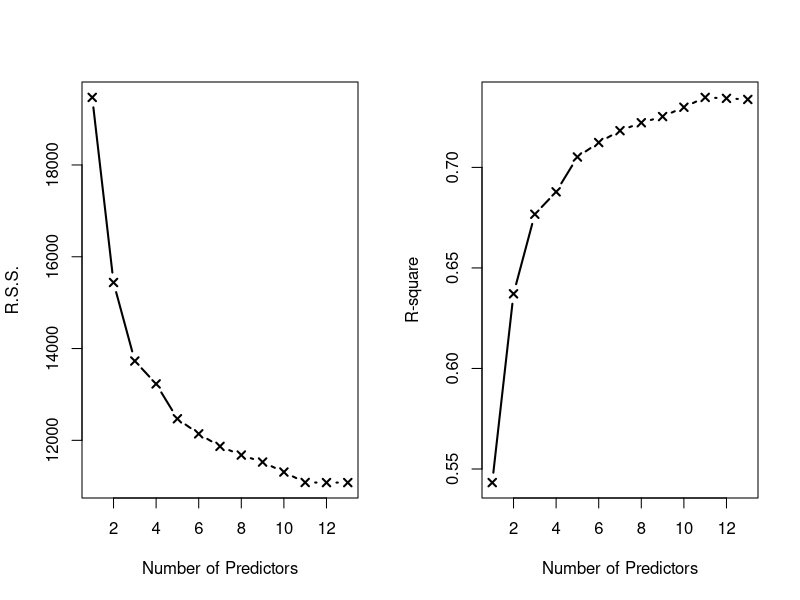
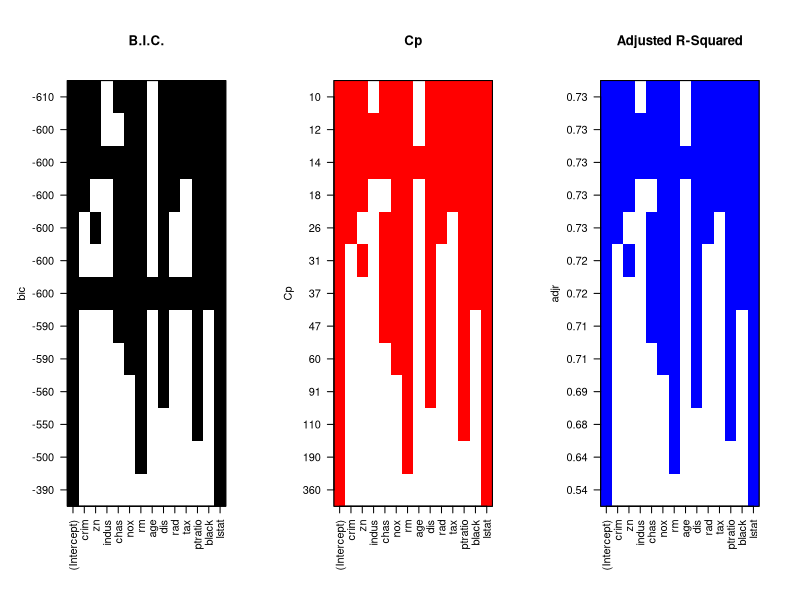
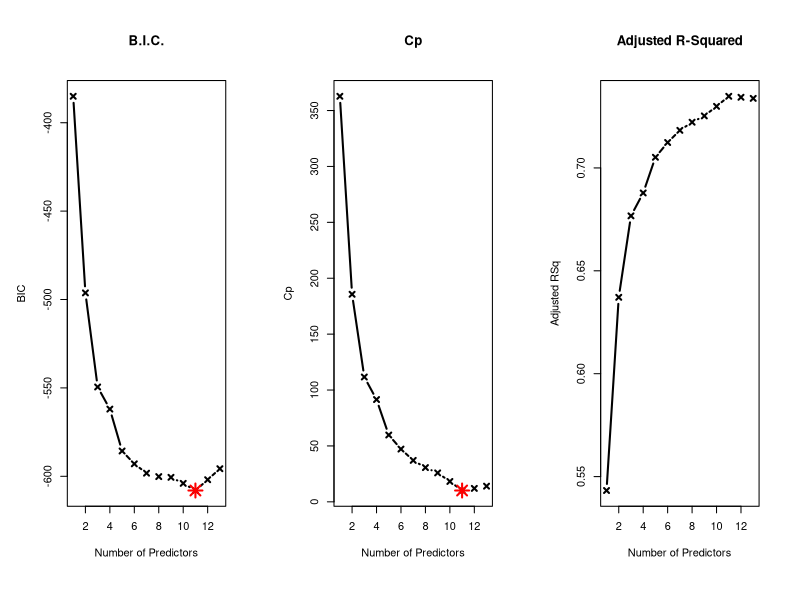

Source code (R) for these figures, in order: (Note: this script raises an error after producing the figures.)
# Assignment 1, Machine Learning
# Fergus Walsh
# Due 5th February, Epiphany Term, 2021

library(pls)
library(glmnet)
library(boot)
library(leaps)
library(MASS)
data("Boston")

set.seed(999)

# Introduction
sum(is.na(Boston))
names(Boston)
help(Boston)

# Model 1: Full LS
model1 <- glm(medv ~ ., data = Boston)
summary(model1)

# K-fold Cross Validation
cv.err.1 = rep(0,50)
for (i in 1:50){
  cv.err.1[i] = cv.glm(Boston, model1, K = 5)$delta[1]
}
mean(cv.err.1)

# Model 2: Best Subset
model2 = regsubsets(medv ~ ., Boston, nvmax = 13)
summary(model2)
results2 = summary(model2)
cbind(results2$rss, results2$rsq, results2$cp, results2$bic, results2$adjr2) 

# Figure 1
par(mfrow=c(1, 2))
plot(results2$rss, xlab = "Number of Predictors", ylab = "R.S.S.", type = "b", lwd = 2, pch = 4)
plot(results2$adjr2, xlab = "Number of Predictors", ylab = "R-square", type = "b", lwd = 2, pch = 4)

which.min(results2$cp)
which.min(results2$bic)
which.max(results2$adjr2)

# Figure 2
par(mfrow=c(1, 3))
plot(model2, scale = "bic", main = "B.I.C.", col = "black")
plot(model2, scale = "Cp", main = "Cp", col = "red")
plot(model2, scale = "adjr", main = "Adjusted R-Squared", col = "blue")

# Figure 3
par(mfrow=c(1,3))
plot(results2$bic, xlab = "Number of Predictors", ylab = "BIC", type = 'b', lwd = 2, main = "B.I.C.", pch = 4)
points(11, results2$bic[11], col = "red", cex = 2, pch = 8, lwd = 2)
plot(results2$cp, xlab = "Number of Predictors", ylab = "Cp", type = 'b', lwd = 2, main = "Cp", pch = 4)
points(11, results2$cp[11], col = "red", cex = 2, pch = 8, lwd = 2)
plot(results2$adjr2, xlab = "Number of Predictors", ylab = "Adjusted RSq", type = "b", lwd = 2, main = "Adjusted R-Squared", pch = 4)
points(11, results3$adjr2[11],  col = "red", cex = 2, pch = 8, lwd = 2)

coef(model2, 11)

# Predictive Performance, Model 2 chosen by Best Subset selection
model2b = glm(medv ~ crim + zn + chas + nox + rm + dis + rad + tax + ptratio + black + lstat, data = Boston)
summary(model2b)
cv.err.2 = rep(0,50)
for (i in 1:50){
  cv.err.2[i] = cv.glm(Boston, model2b, K = 5)$delta[1]
}
mean(cv.err.2)

# Model 3: Ridge Regression
# Preparing data for glmnet() function
y = Boston$medv
x = model.matrix(medv ~., Boston)[,] # Note, if "[,-14]" then no coefficent for lstat in coef(model4). Inspecting x it seems to be okay

model3 = glmnet(x, y, alpha = 0)
model3$lambda
model3$beta[,1:3]
coef(model3)[,1:3]

# Selecting the optimum lambda value
model3.min = rep(0, 50)
model3.1se = rep(0, 50)

for (i in 1:50){
  model3.cv = cv.glmnet(x, y, alpha = 0)
  model3.min[i] = model3.cv$lambda.min
  model3.1se[i] = model3.cv$lambda.1se
}
mean(model3.min)
mean(model3.1se)
model3.cvm <- model3.cv$cvm
model3.cvm[which(model3.cv$lambda == model3.cv$lambda.min)]
model3.cvm[which(model3.cv$lambda == model3.cv$lambda.1se)]

round(cbind(
  coef(model3.cv, s = 'lambda.min'),
  coef(model3.cv, s = 'lambda.1se')),
  3)

# Figure 4
par(mfrow=c(1,2))
plot(model3.cv)
abline(v = log(mean(model3.min)), lty = 5, col = "red")
abline(v = log(mean(model3.1se)), lty = 5, col = "blue")
plot(model3, xvar = "lambda")
abline(v = log(mean(model3.min)), lty = 5, col = "red")
abline(v = log(mean(model3.1se)), lty = 5, col = "blue")

summary(model3)

# Predictive Performance
repetitions = 50
cor.1 = c()
cor.2 = c()
             
for(i in 1:repetitions){
  training.obs = sample(1:506,  253)
  y.train = Boston$medv[training.obs]
  x.train = model.matrix(medv~., Boston[training.obs, ])
  y.test = Boston$medv[-training.obs] 
  x.test = model.matrix(medv~., Boston[-training.obs, ])
  
  model3.train1 = cv.glmnet(x.train, y.train, alpha = 0)
  
  predict.1 = predict(model3.train1, x.test, s = 'lambda.min')
  predict.2 = predict(model3.train1, x.test, s = 'lambda.1se')

  cor.1[i] = cor(y.test, predict.1)
  cor.2[i] = cor(y.test, predict.2)
}

# Figure 6
dev.off()
boxplot(cor.1, cor.2, names = c('Model 3 Min. Lambda','Model 3 1 S.E. Lambda'), ylab = 'Test Correlation', col = 3)

mean(cor.1)
mean(cor.2)
range(cor.1)
range(cor.2)

mean(predict.1)
mean(predict.2)

# Shrinkage Methods, Lasso
model4 = glmnet(x, y, alpha = 1)
model4$lambda
model4$beta[,1:3]
coef(model4)[,1:3]

# Selecting the optimum lambda value
model4.min = c()
model4.1se = c()

for (i in 1:50){
  model4.cv = cv.glmnet(x, y, alpha = 1)
  model4.min[i] = model4.cv$lambda.min
  model4.1se[i] = model4.cv$lambda.1se
}
mean(model4.min)
mean(model4.1se)

model4.cvm <- model4.cv$cvm
model4.cvm[which(model4.cv$lambda == model4.cv$lambda.min)]
model4.cvm[which(model4.cv$lambda == model4.cv$lambda.1se)]

round(cbind(
  coef(model4.cv, s = 'lambda.min'),
  coef(model4.cv, s = 'lambda.1se')),
  3)

# Figure 5
par(mfrow=c(1,2))
plot(model4.cv)
abline(v = log(mean(model4.min)), lty = 5, col = "red")
abline(v = log(mean(model4.1se)), lty = 5, col = "blue")
plot(model5, xvar = "lambda")
abline(v = log(mean(model4.min)), lty = 5, col = "red")
abline(v = log(mean(model4.1se)), lty = 5, col = "blue")


# Predictive Performance
repetitions = 50
cor.3 = c()
cor.4 = c()

for(i in 1:repetitions){
  training.obs = sample(1:506,  253)
  y.train = Boston$medv[training.obs]
  x.train = model.matrix(medv~., Boston[training.obs, ])
  y.test = Boston$medv[-training.obs] 
  x.test = model.matrix(medv~., Boston[-training.obs, ])
  
  model5.train1 = cv.glmnet(x.train, y.train, alpha = 1)
  
  predict.3 = predict(model4.train1, x.test, s = 'lambda.min')
  predict.4 = predict(model4.train1, x.test, s = 'lambda.1se')
  
  cor.3[i] = cor(y.test, predict.3)
  cor.4[i] = cor(y.test, predict.4)
}

# Figure 7
dev.off()
boxplot(cor.3, cor.4, names = c('Model 4 Min. Lambda','Model 4 1 S.E. Lambda'), ylab = 'Test Correlation', col = 3)

mean(cor.3)
mean(cor.4)
range(cor.3)
range(cor.4)

mean(predict.3)
mean(predict.4)
